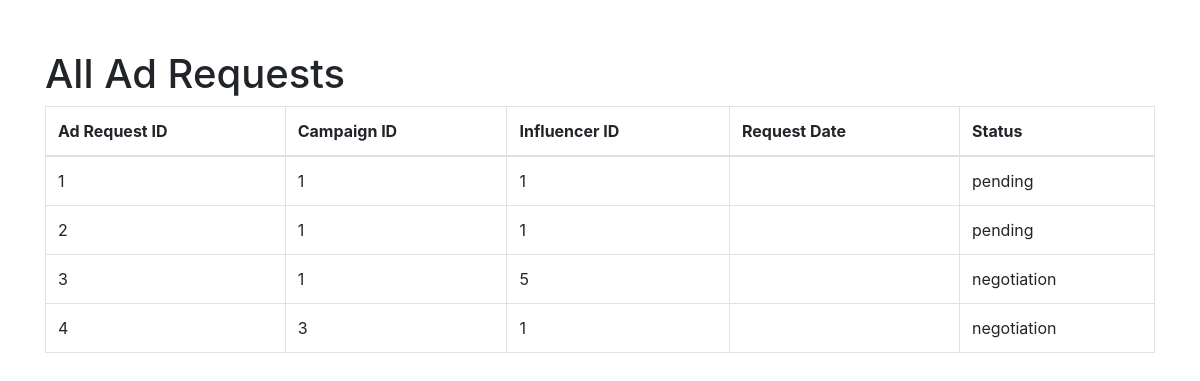
The app's page /admin/alladrequests (signed in), older data.
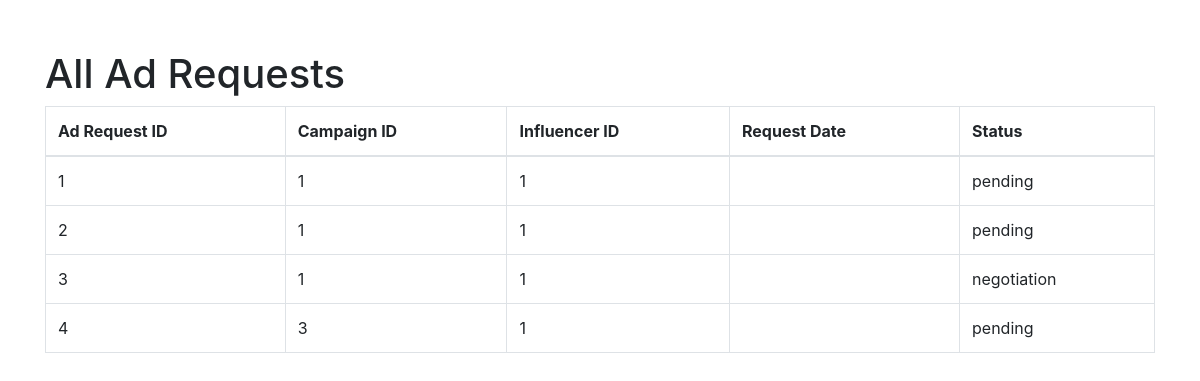
The same page, newer data.
### models.py (models this page shows, shortened)
class AdRequest(db.Model):
    __tablename__ = "ad_requests"
    ad_request_id = db.Column(db.Integer, primary_key=True, autoincrement=True)
    campaign_id = db.Column(
        db.Integer, db.ForeignKey("campaigns.campaign_id"), nullable=False
    )
    influencer_id = db.Column(
        db.Integer, db.ForeignKey("influencers.influencer_id"), nullable=False
    )
    requirements = db.Column(db.Text)
    payment_amount = db.Column(db.Numeric(10, 2))
    status = db.Column(db.Enum("pending", "accepted", "rejected", "negotiation") , default = "pending")
    messages = db.Column(db.Text)
    negotiations = db.relationship("Negotiation", backref="ad_request", lazy=True)

### admin.py (the view)
@admin.route('/alladrequests')
def all_adrequests():
    if "user_name" in session and "role" in session:
        if session["role"] == "admin":
            ad_requests = AdRequest.query.all()
            return render_template("admin_alladrequests.html", ad_requests=ad_requests)
    flash("Please Login !","faliled")
    return redirect(url_for("home"))

### app.py (called while the page is built)
@app.before_request
def create_tables():
    init_db(app)

### models.py (called while the page is built, shortened)
def init_db(app):
    with app.app_context():
        db.create_all()

### templates/admin_alladrequests.html (shortened to what this page needs)
<!DOCTYPE html>
<html lang="en">
<head>
    <link rel="stylesheet" href="https://stackpath.bootstrapcdn.com/bootstrap/4.3.1/css/bootstrap.min.css">
</head>
<body>
    <div class="container">
        <h1>All Ad Requests</h1>
        <table class="table table-bordered">
            <thead>
                <tr>
                    <th>Ad Request ID</th>
                    <th>Campaign ID</th>
                    <th>Influencer ID</th>
                    <th>Request Date</th>
                    <th>Status</th>
                </tr>
            </thead>
            <tbody>
                {% for ad_request in ad_requests %}
                <tr>
                    <td>{{ ad_request.ad_request_id }}</td>
                    <td>{{ ad_request.campaign_id }}</td>
                    <td>{{ ad_request.influencer_id }}</td>
                    <td>{{ ad_request.request_date }}</td>
                    <td>{{ ad_request.status }}</td>
                </tr>
                {% endfor %}
            </tbody>
        </table>
    </div>
</body>
</html>

### templates/admin_alladrequests.html (style rules this page uses)
.container { margin-top: 50px; }

Row changes from the older to the newer data that the page shows:
changed AdRequest "negotiation": influencer_id "5" → "1"
changed AdRequest id 4: status "negotiation" → "pending"
